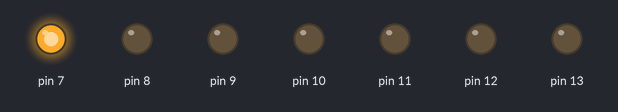
A sketch run on a simulated Arduino Uno, built with avr-gcc and run on an emulated ATmega328P. Parts: output pins drawn as LEDs (lit = HIGH).

Above: at 0.02 s.
At 0.42 s:
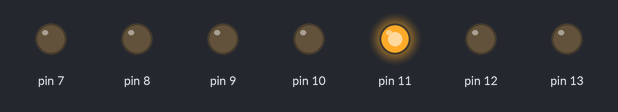
At 0.82 s:
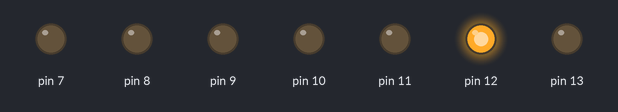
At 1.62 s:
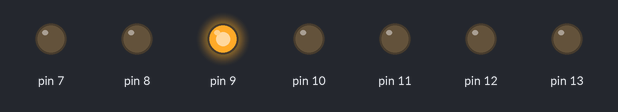
At 2.42 s:
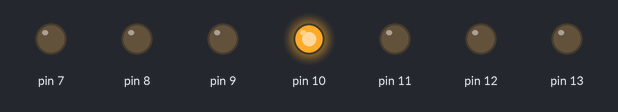
At 3.17 s:
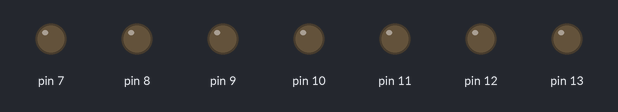
Timing chart, 0 to 3.5 s (numbered marks = the images above):
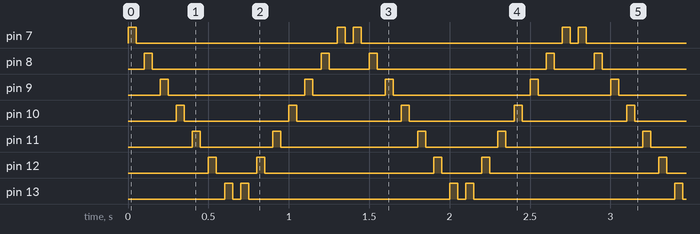

The sketch:

Uso_de_funciones.ino
```cpp
/*
Codigo de prueba Usando Funciones en arduino
*/

int tiempo = 50;
int pin;
void setup() {
  for(pin=7;pin<=13;pin++)
  {
    pinMode(pin,OUTPUT);
  }
 }
void secuencia1()
{
for(pin=7;pin<=13;pin++)
{
  digitalWrite(pin,HIGH);
  delay(tiempo);
  digitalWrite(pin, LOW);
  delay(tiempo);
  }
}

  void secuencia2()
  {
for(pin=13;pin>=7;pin--)
{
  digitalWrite(pin,HIGH);
  delay(tiempo);
  digitalWrite(pin,LOW);
  delay(tiempo);
  }
  }
void loop()
  {
    secuencia1();
    secuencia2();
  }
```

Measured:
- by itself, pin 7: repeats every 1.4 s: LOW 1.3 s, HIGH 0.05 s, LOW 0.05 s, HIGH 0.05 s
- by itself, pin 8: repeats every 1.4 s: LOW 1.1 s, HIGH 0.05 s, LOW 0.25 s, HIGH 0.05 s
- by itself, pin 9: repeats every 1.4 s: LOW 0.85 s, HIGH 0.05 s, LOW 0.45 s, HIGH 0.05 s
- by itself, pin 10: alternates HIGH for 0.05 s and LOW for 0.65 s
- by itself, pin 11: repeats every 1.4 s: LOW 0.45 s, HIGH 0.05 s, LOW 0.85 s, HIGH 0.05 s
- by itself, pin 12: repeats every 1.4 s: LOW 0.25 s, HIGH 0.05 s, LOW 1.1 s, HIGH 0.05 s
- by itself, pin 13: repeats every 1.4 s: LOW 0.05 s, HIGH 0.05 s, LOW 1.3 s, HIGH 0.05 s
